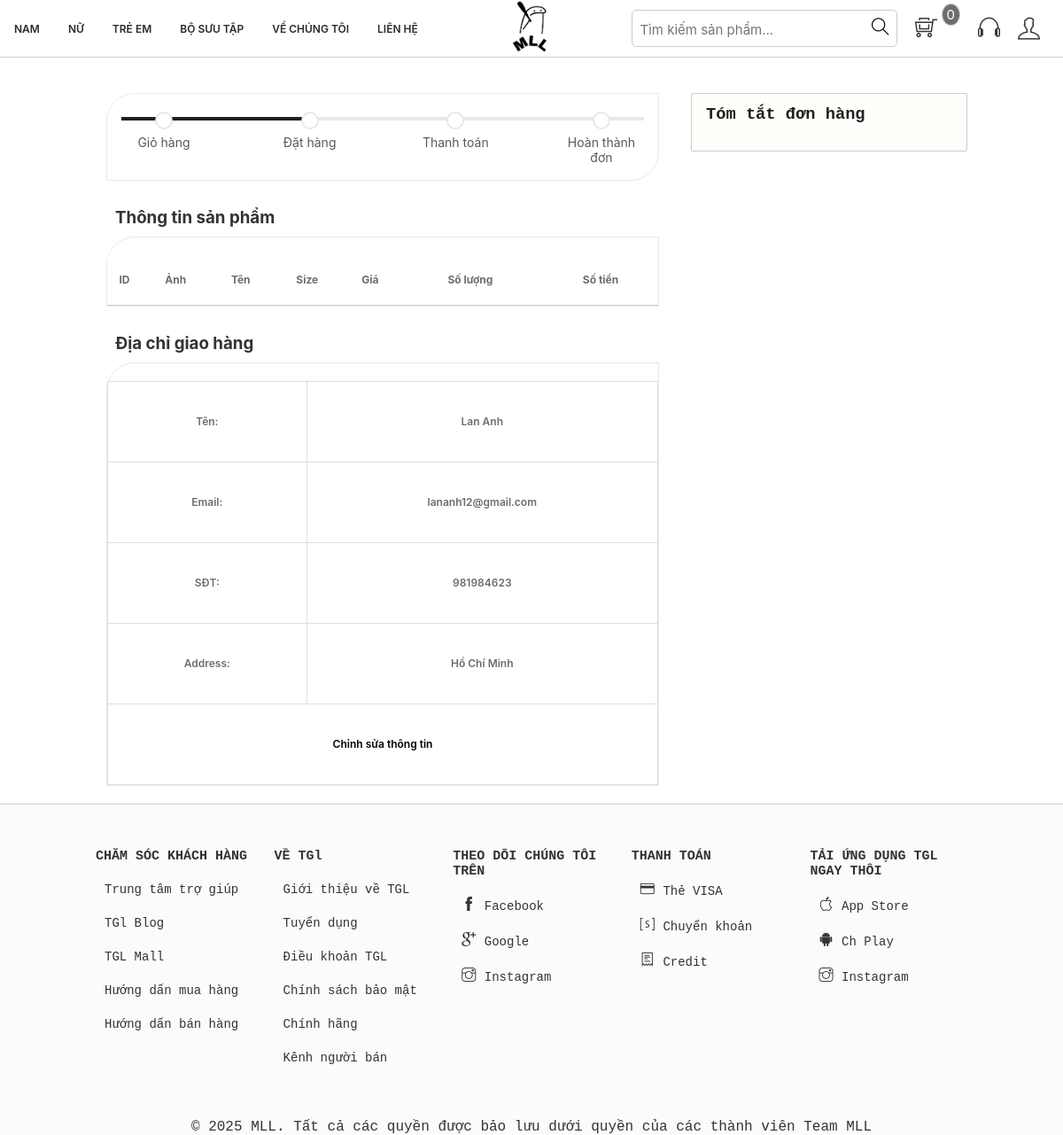
The app's page /thanhtoan.php (signed in) with its own data.
### tables this page shows
CREATE TABLE `tbl_uer` (
  `userId` int(11) NOT NULL,
  `name` varchar(255) NOT NULL,
  `username` varchar(255) NOT NULL,
  `userPassword` varchar(255) NOT NULL,
  `email` varchar(255) NOT NULL,
  `gioiTinh` varchar(255) NOT NULL,
  `sdt` int(11) NOT NULL,
  `ngaySinh` varchar(255) NOT NULL,
  `diaChi` text NOT NULL,
  `cauHoiBM` varchar(255) NOT NULL
);

### classses/user.php (called while the page is built, shortened)
<?php
$filepath = realpath(dirname(__FILE__));
include_once($filepath . '/../lib/database.php');
?>
<?php
class user
{
    private $db;
    public function __construct()
    {
        $this->db = new Database();
    }
    public function show_User($userId)
    {
        $query = "SELECT *  FROM tbl_uer WHERE userId = '$userId'";
        $result = $this->db->select($query);
        return $result;
    }
}
?>

### lib/database.php (called while the page is built, shortened)
<?php
    Class Database{
        public $host   = DB_HOST;
        public $user   = DB_USER;
        public $pass   = DB_PASS;
        public $dbname = DB_NAME;
        public $link;
        private function connectDB(){
        $this->link = new mysqli($this->host, $this->user, $this->pass,
            $this->dbname);
        }
        public function select($query){
            $result = $this->link->query($query) or
            die($this->link->error.__LINE__);
            if($result->num_rows > 0){
                return $result;
            } else {
                return false;
            }
        }
}

### inc/handle.php (called while the page is built, shortened)
<?php
    include_once 'lib/session.php';
?>
<?php
    include_once 'lib/database.php';
    $user = new user();
?>

### lib/session.php (called while the page is built, shortened)
<?php
class Session{
 public static function get($key){
    if (isset($_SESSION[$key])) {
     return $_SESSION[$key];
    } else {
     return false;
    }
 }
}
?>

### thanhtoan.php (the view, shortened to what this page needs)
<?php include './inc/handle.php' ?>
<!DOCTYPE html>
<html lang="en">
<head>
    <link rel="stylesheet" href="assets/css/grid.css">
    <link rel="stylesheet" href="assets/css/productCart.css">
    <link rel="stylesheet" href="assets/css/base.css">
    <link rel="stylesheet" href="assets/css/thanhtoan.css">
    <link rel="stylesheet" href="assets/css/main.css">
    <link rel="stylesheet" href="assets/font/themify-icons/themify-icons.css">
</head>
<body>
    <div class="grid">
        <?php include 'inc/header.php' ?>
    </div>
    <div class="grid" style="border-top: 1px solid #ccc;">
        <form action="" method="POST">
            <div class="grid">
                <div class="app">
                    <div class="grid wide">
                        <div class="row">
                            <div class="col l-8" style="margin-top: 40px;">
                                <div class="col l-12">
                                    <div class="checkout-process-bar block-border">
                                        <ul>
                                            <li class="">
                                                <span>Giỏ hàng</span>
                                            </li>
                                            <li class="active"><span>Đặt hàng</span></li>
                                            <li class=""><span>Thanh toán</span></li>
                                            <li><span>Hoàn thành đơn</span></li>
                                        </ul>
                                    </div>
                                </div>
                                <div class="col l-12" style="margin: 20px 0;">
                                    <h3 style="padding: 10px;font-family: var(--font-family-sans-serif);">Thông tin sản phẩm</h3>
                                    <div style="border: 1px solid #e7e8e9;border-radius: 32px 0px 0px;">
                                        <table>
                                            <thead>
                                                <tr>
                                                    <th>ID</th>
                                                    <th>Ảnh</th>
                                                    <th>Tên</th>
                                                    <th>Size</th>
                                                    <th>Giá</th>
                                                    <th>Số lượng</th>
                                                    <th>Số tiền</th>
                                                </tr>
                                            </thead>
                                        </table>
                                    </div>
                                </div>
                                <div class="col l-12" style="margin: 20px 0;">
                                    <h3 style="padding: 10px;font-family: var(--font-family-sans-serif);">Địa chỉ giao hàng</h3>
                                    <div style="border: 1px solid #e7e8e9;border-radius: 32px 0px 0px;">
                                        <?php
                                        $userId = Session::get('user_id');
                                        $infor_user = $user->show_User($userId);
                                        while ($result_infor_user = $infor_user->fetch_assoc()) {
                                        ?>
                                            <table>
                                                <tbody>
                                                    <tr style="line-height:50px;">
                                                        <td>Tên: </td>
                                                        <td><?php echo $result_infor_user['name'] ?></td>
                                                    </tr>
                                                    <tr style="line-height:50px;">
                                                        <td>Email: </td>
                                                        <td><?php echo $result_infor_user['email'] ?></td>
                                                    </tr>
                                                    <tr style="line-height:50px;">
                                                        <td>SĐT: </td>
                                                        <td><?php echo $result_infor_user['sdt'] ?></td>
                                                    </tr>
                                                    <tr style="line-height:50px;">
                                                        <td>Address: </td>
                                                        <td><?php echo $result_infor_user['diaChi'] ?></td>
                                                    </tr>
                                                    <tr style="line-height:50px;">
                                                        <td colspan="2" style="cursor:pointer;"><a href="account.php" style="text-decoration:none;color:black; ">Chỉnh sửa thông tin</a></td>
                                                    </tr>
                                                </tbody>
                                            <?php
                                        }
                                            ?>
                                            </table>
                                    </div>
                                </div>
                            </div>
                            <div class="col l-4">
                            <div class="cart-voucher">
								<h3>Tóm tắt đơn hàng</h3>
							</div>
                            </div>
                        </div>
                    </div>
                </div>
            </div>
        </form>
        <?php include './inc/footer.php' ?>
    </div>
</body>
</html>

### assets/css/grid.css (style rules this page uses)
.grid { width: 100%; display: block; padding: 0; }
.grid.wide { max-width: 1200px; margin: 0 auto; }
.row { display: flex; flex-wrap: wrap; margin-left: -4px; margin-right: -4px; }
@media (min-width: 740px) { .row { margin-left: -8px; margin-right: -8px; } }
@media (min-width: 1113px) { .row { margin-left: -12px; margin-right: -12px; } }
@media (min-width: 1113px) { .l-1, .l-2, .l-2-4, .l-3, .l-4, .l-5, .l-6, .l-7, .l-8, .l-9, .l-10, .l-11, .l-12 { display: block; } }
@media (min-width: 1113px) { .l-4 { flex: 0 0 33.33333%; max-width: 33.33333%; } }
@media (min-width: 1113px) { .l-8 { flex: 0 0 66.66667%; max-width: 66.66667%; } }
@media (min-width: 1113px) { .l-12 { flex: 0 0 100%; max-width: 100%; } }
@media (min-width: 1024px) and (max-width: 1239px) { .wide { width: 984px; } }
@media (min-width: 1024px) and (max-width: 1239px) { .wide .row { margin-left: -12px; margin-right: -12px; } }
@media (min-width: 1024px) and (max-width: 1239px) { .wide .col { padding-left: 12px; padding-right: 12px; } }
@media (min-width: 1024px) and (max-width: 1239px) { .wide .l-1, .wide .l-2, .wide .l-2-4, .wide .l-3, .wide .l-4, .wide .l-5, .wide .l-6, .wide .l-7, .wide .l-8, .wide .l-9, .wide .l-10, .wide .l-11, .wide .l-12 { display: block; } }
@media (min-width: 1024px) and (max-width: 1239px) { .wide .l-4 { flex: 0 0 33.33333%; max-width: 33.33333%; } }
@media (min-width: 1024px) and (max-width: 1239px) { .wide .l-8 { flex: 0 0 66.66667%; max-width: 66.66667%; } }
@media (min-width: 1024px) and (max-width: 1239px) { .wide .l-12 { flex: 0 0 100%; max-width: 100%; } }

### assets/css/productCart.css (style rules this page uses)
:root { --font-family-sans-serif: -apple-system, BlinkMacSystemFont, "Segoe UI", Roboto, "Helvetica Neue", Arial, "Noto Sans", "Liberation Sans", sans-serif, "Apple Color Emoji", "Segoe UI Emoji", "Segoe UI Symbol", "Noto Color Emoji"; --font-family-monospace: SFMono-Regular, Menlo, Monaco, Consolas, "Liberation Mono", "Courier New", monospace; }
html { box-sizing: border-box; }
* { margin: 0; padding: 0; box-sizing: inherit; }
.app_cart-title, .cart-voucher { background-color: #fffefb; border: 1px solid rgba(224, 168, 0, .4); padding: 0.75rem 1rem; display: flex; align-items: center; margin-bottom: 0.625rem 1rem; border-radius: 2px }
ul { list-style: none; }
table { width: 100%; background: #fff; margin-top: 20px; padding: 10px; border-collapse: collapse; font-family: var(--font-family-sans-serif); padding-bottom: 24px; text-align: left; font-weight: 600; font-size: 12px; line-height: 16px; color: #6c6d70; }
th { padding: 20px 0; }
tr { border-bottom: 1px solid #ccc; text-align: center; }
thead { padding: 10px; margin-bottom: 10px; border-bottom: 1px solid #ccc; }
.cart-voucher { margin-top: 40px; margin-bottom: 20px; display: block; border: 1px solid #ccc; }
.cart-voucher h3 { margin-bottom: 18px; color: #221f20; font-family: var(--font-family-monospace); }
.checkout-process-bar ul { width: 100%; display: flex; justify-content: space-between; position: relative; overflow: hidden; grid-gap: 12px; }
.checkout-process-bar span { font-family: var(--font-family-sans-serif); font-size: 14px; line-height: 16px; color: #57585a; }
.checkout-process-bar ul:before { position: absolute; height: 4px; background-color: #e7e8e9; content: ""; width: 100%; top: 10px; }
.checkout-process-bar ul li { position: relative; padding-top: 31px; width: 96px; text-align: center; font-size: 12px; line-height: 16px; color: #221f20; }
.checkout-process-bar ul li:before { content: ""; position: absolute; top: 4px; left: 50%; transform: translateX(-50%); width: 16px; height: 16px; border-radius: 24px; z-index: 12; border: 2px solid #e7e8e9; background-color: white; }
.checkout-process-bar ul li.active:after { content: ""; width: 2000px; background-color: #221f20; height: 4px; top: 10px; position: absolute; right: 48px; }
.checkout-process-bar { padding: 16px; position: relative; border-radius: 16px 0; }
.block-border { border: 1px solid #e7e8e9; border-radius: 32px 0px; }

### assets/css/base.css (style rules this page uses)
:root { --font-family-sans-serif: -apple-system, BlinkMacSystemFont, "Segoe UI", Roboto, "Helvetica Neue", Arial, "Noto Sans", "Liberation Sans", sans-serif, "Apple Color Emoji", "Segoe UI Emoji", "Segoe UI Symbol", "Noto Color Emoji"; --font-family-monospace: SFMono-Regular, Menlo, Monaco, Consolas, "Liberation Mono", "Courier New", monospace; }

### records on screen
tbl_uer: name "Lan Anh", email "lananh12@gmail.com", sdt "981984623", diaChi "Hồ Chí Minh"
